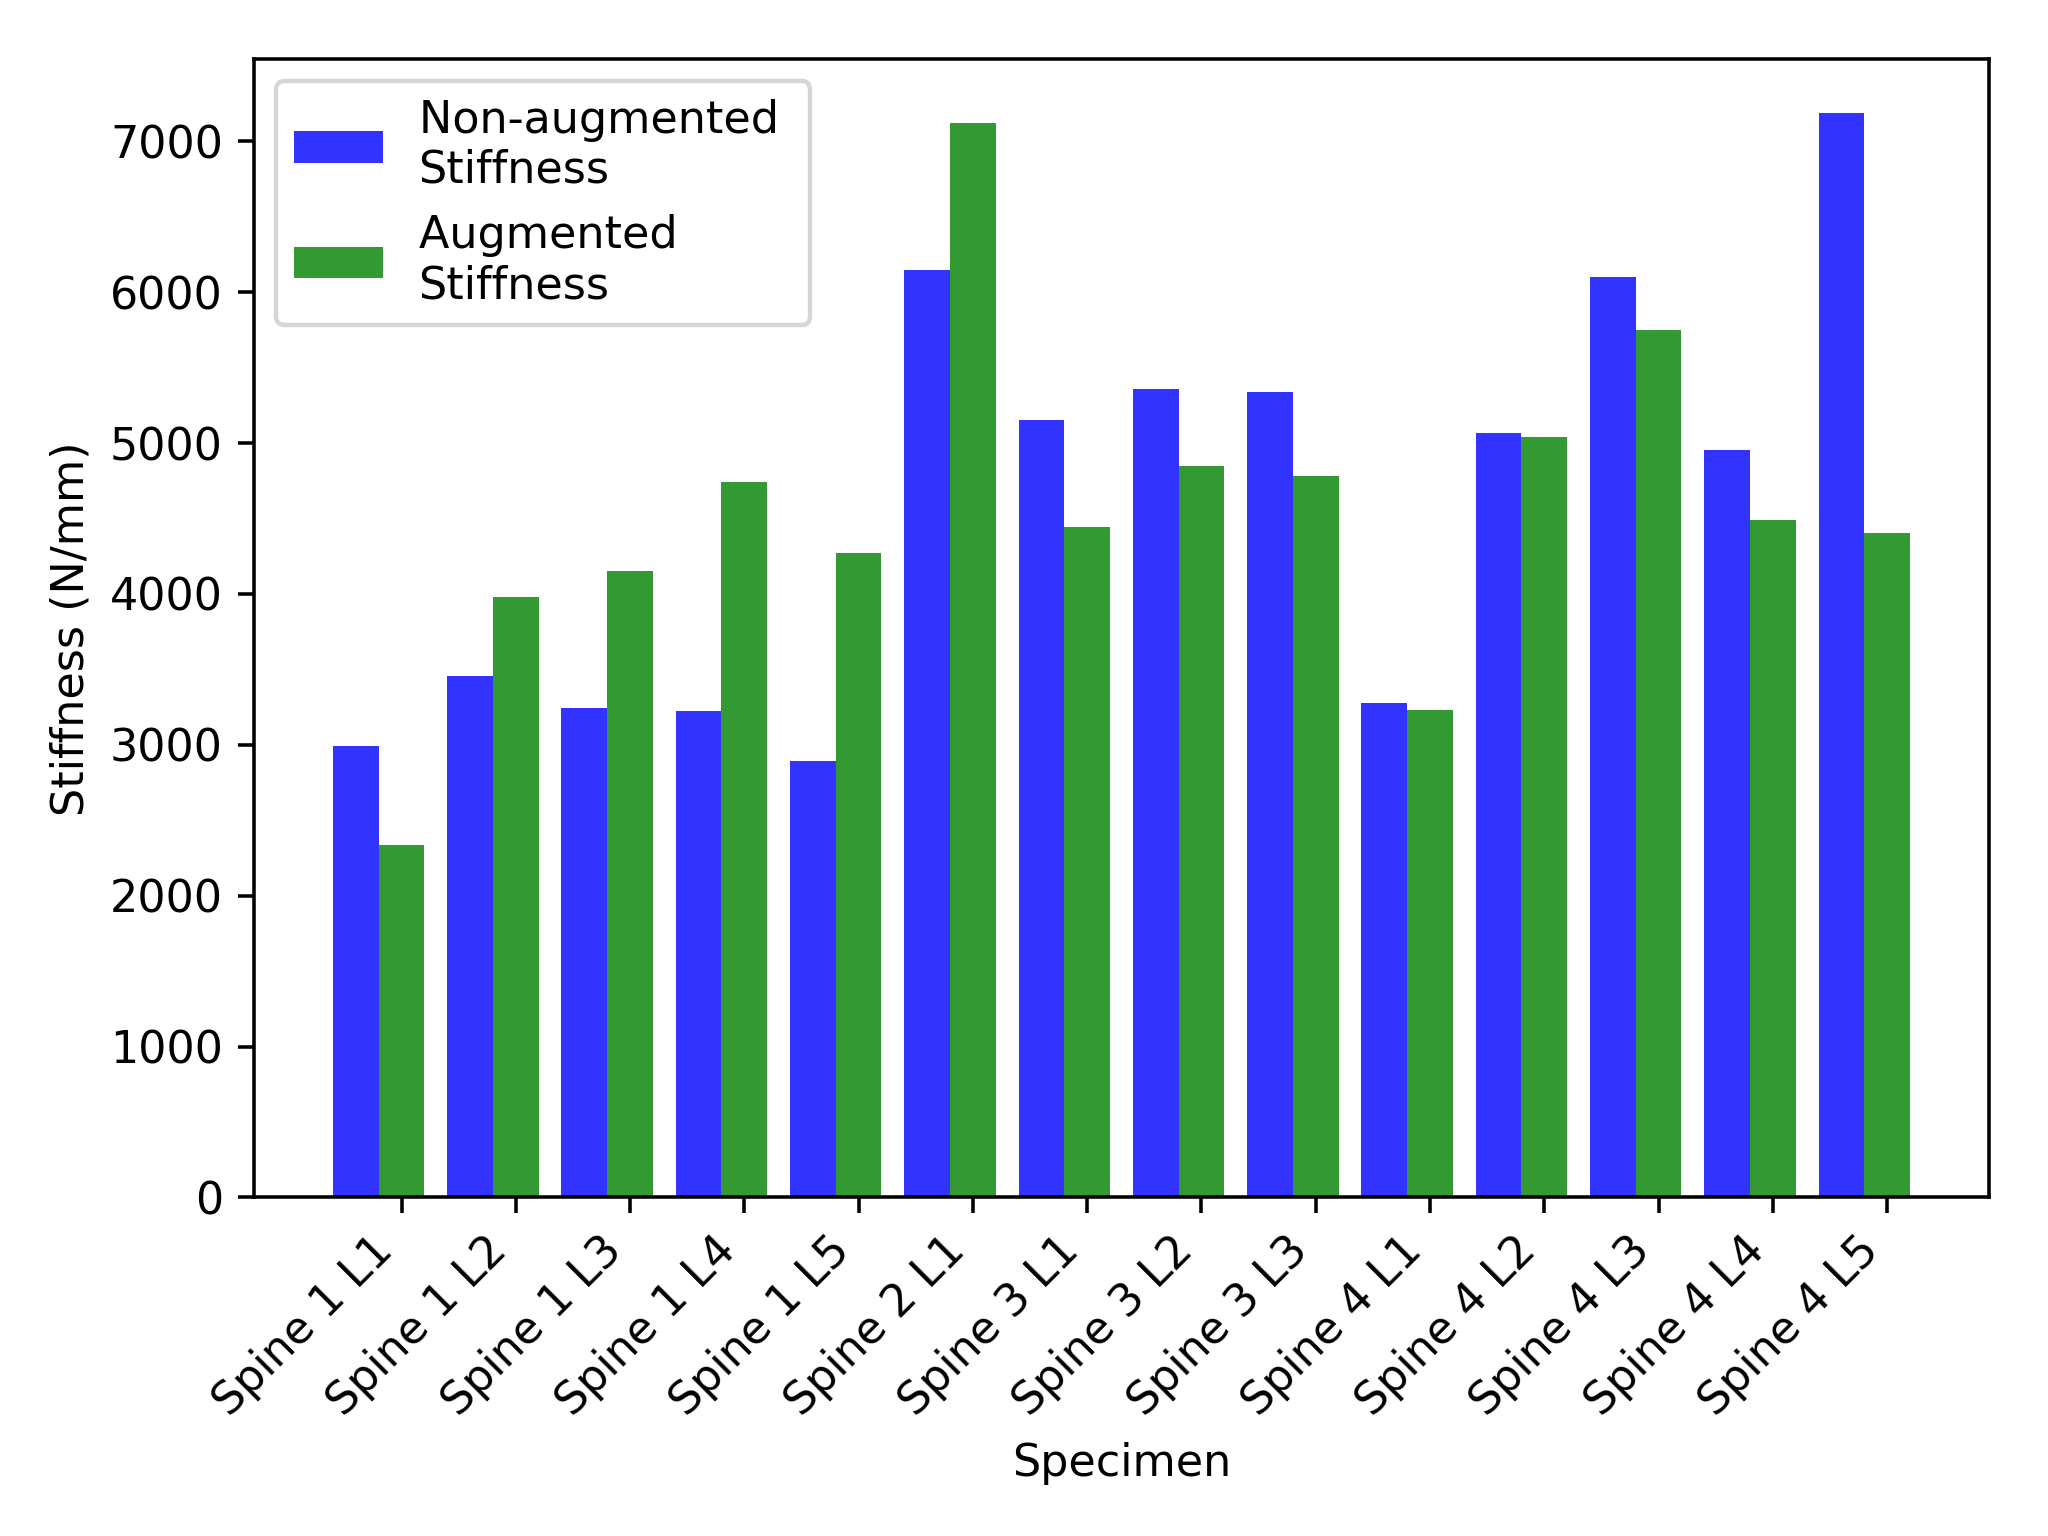

The script that saved this image:
import numpy as np
import matplotlib as mpl
import matplotlib.pyplot as plt
import pandas as pd
# data to plot
n_groups = 14
mpl.rcParams.update({'font.size': 10})
df = pd.read_csv(
        'aug_non_aug_stiffness.csv',
        header=0,
        sep=',')
# create plot

VB0 = df['Non-augmented']
VB1 = df['Augmented']


fig, ax = plt.subplots()
index = np.arange(n_groups)
novb = 2
bar_width = 0.8/novb
opacity = 0.8

rects1 = plt.bar(index, VB0, bar_width,
                 alpha=opacity,
                 color='b',
                 label='Non-augmented \nStiffness')
rects2 = plt.bar(index + (bar_width) , VB1, bar_width,
                 alpha=opacity,
                 color='g',
                 label='Augmented \nStiffness')


plt.xlabel('Specimen')
plt.ylabel('Stiffness (N/mm)')
plt.xticks(index + bar_width)
ax.set_xticklabels( df['Specimen'],rotation = 45, ha="right")
plt.legend(fontsize=10)

plt.tight_layout()
#plt.show()
plt.savefig('aug_non_aug_stiffness.eps', dpi=320, facecolor='w', edgecolor='w',
        orientation='landscape', format=None,
        transparent=False, bbox_inches=None, pad_inches=1,
        frameon=None)
plt.savefig('aug_non_aug_stiffness.png', dpi=320, facecolor='w', edgecolor='w',
        orientation='landscape', format=None,
        transparent=False, bbox_inches=None, pad_inches=1,
        frameon=None)